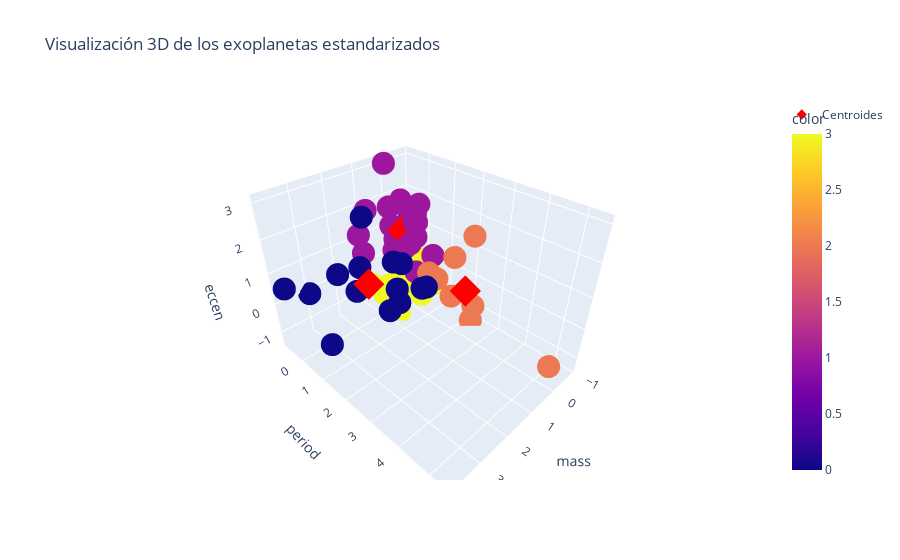

Notebook source saved alongside this figure:
### Code cell
fig = px.scatter_3d(df_standard, x='mass', y='period', z='eccen',color=etiquetas,title='Visualización 3D de los exoplanetas estandarizados')
fig.add_trace(go.Scatter3d(
    x=centroides[:, 0],
    y=centroides[:, 1],
    z=centroides[:, 2],
    mode='markers',
    marker=dict(size=8, color='red', symbol='diamond'),
    name='Centroides'
))
fig.show()
